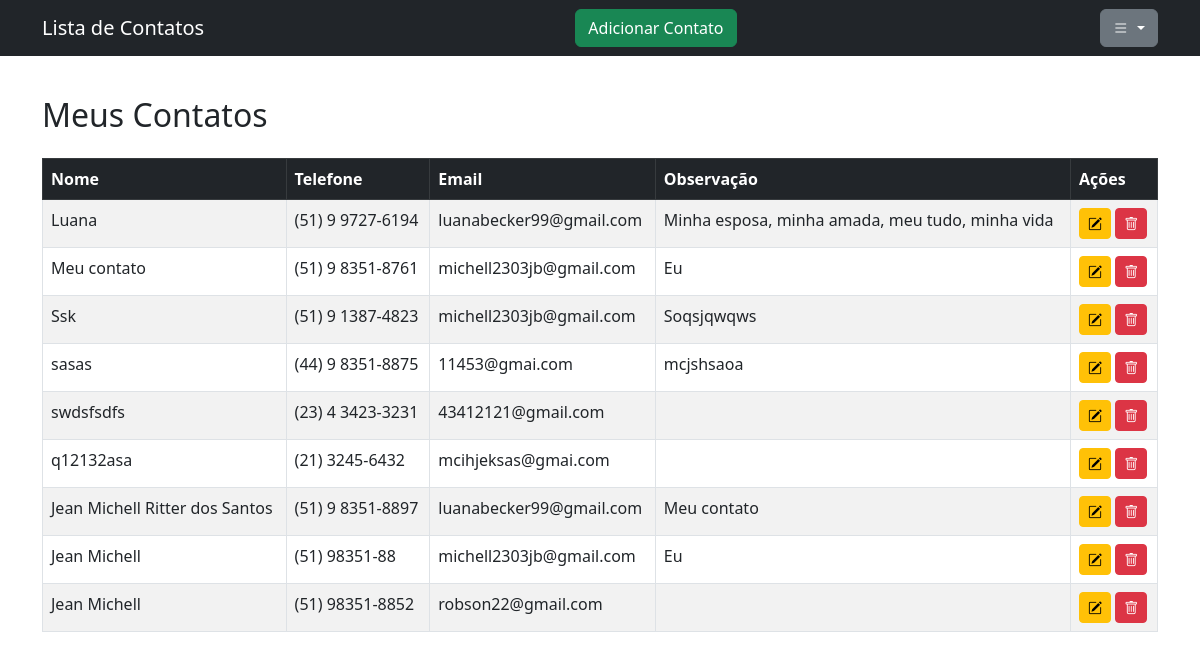
/contatos (signed in), run on an earlier commit of the app's database.
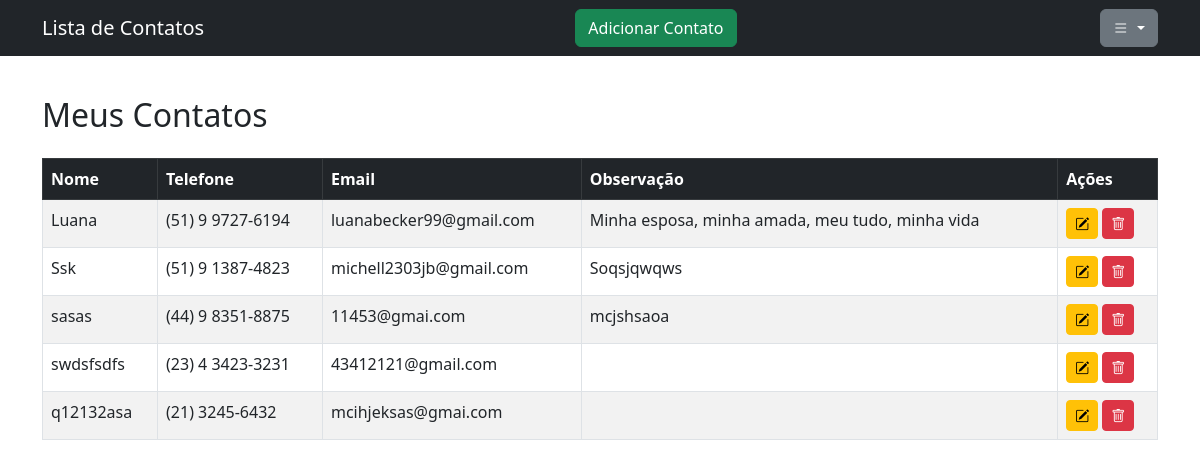
And on a later commit of the database.
### tables this page shows
CREATE TABLE Contato (
    id_contato INTEGER PRIMARY KEY AUTOINCREMENT,
    nome TEXT NOT NULL,
    telefone TEXT,
    email TEXT,
    observacao TEXT,
    id_usuario INTEGER, foto TEXT,
    FOREIGN KEY (id_usuario) REFERENCES Usuario(id_usuario)
);

### app.py (the view)
@app.route('/contatos')
def contatos():
    if 'user_id' not in session:
        return redirect(url_for('login'))
    user_id = session['user_id']
    conn = sqlite3.connect('database.db')
    cursor = conn.cursor()
    cursor.execute("SELECT * FROM Contato WHERE id_usuario = ?", (user_id,))
    contatos = cursor.fetchall()
    conn.close()
    contatos_formatados = []
    for c in contatos:
        c = list(c)
        c[2] = formatar_telefone(c[2])
        contatos_formatados.append(c)
    return render_template('contatos.html', contatos=contatos_formatados)

### app.py (called while the page is built)
def formatar_telefone(numero):
    numero = str(numero)
    if len(numero) == 11:
        return f"({numero[:2]}) {numero[2]} {numero[3:7]}-{numero[7:]}"
    elif len(numero) == 10:
        return f"({numero[:2]}) {numero[2:6]}-{numero[6:]}"
    else:
        return numero

### templates/contatos.html (shortened to what this page needs)
<!DOCTYPE html>
<html lang="pt-br">
<head>
    <link href="https://cdn.jsdelivr.net/npm/bootstrap@5.3.0/dist/css/bootstrap.min.css" rel="stylesheet">
    <link href="https://cdn.jsdelivr.net/npm/bootstrap-icons@1.10.5/font/bootstrap-icons.css" rel="stylesheet">
    <link rel="stylesheet" href="{{ url_for('static', filename='css/style.css') }}">
    <link rel="stylesheet" href="https://cdn.datatables.net/1.13.5/css/dataTables.bootstrap5.min.css">
</head>
<body>
<nav class="navbar navbar-expand-lg navbar-dark bg-dark fixed-top">
  <div class="container">
    <a class="navbar-brand" href="/contatos">Lista de Contatos</a>
    <button class="btn btn-success me-2" data-bs-toggle="modal" data-bs-target="#modalAdicionar">Adicionar Contato</button>
    <div class="dropdown d-inline">
      <button class="btn btn-secondary dropdown-toggle" type="button" data-bs-toggle="dropdown">
        <i class="bi bi-list hamburger-icon"></i>
      </button>
    </div>
  </div>
</nav>
<div class="container mt-5 pt-5">
    <h2 class="mb-4">Meus Contatos</h2>
    <div class="table-responsive">
        <table class="table table-striped table-bordered" id="tabela-contatos">
            <thead class="table-dark">
                <tr>
                    <th>Nome</th>
                    <th>Telefone</th>
                    <th>Email</th>
                    <th>Observação</th>
                    <th>Ações</th>
                </tr>
            </thead>
            <tbody>
                {% for contato in contatos %}
                <tr>
                    <td>{{ contato[1] }}</td>
                    <td>{{ contato[2] }}</td>
                    <td>{{ contato[3] }}</td>
                    <td>{{ contato[4] }}</td>
                    <td>
                      <a href="{{ url_for('editar_contato', id=contato[0]) }}"
                        class="btn btn-warning btn-sm" data-bs-toggle="tooltip" title="Editar contato">
                          <i class="bi bi-pencil-square"></i>
                      </a>
                      <a href="{{ url_for('excluir_contato', id=contato[0]) }}"
                        class="btn btn-danger btn-sm" onclick="return confirmarExclusao()" data-bs-toggle="tooltip" title="Excluir contato">
                          <i class="bi bi-trash"></i>
                      </a>
                    </td>
                </tr>
                {% endfor %}
            </tbody>
        </table>
    </div>
</div>
</body>
</html>

What changed in the data, as far as the page shows it:
removed Contato: nome "Meu contato", contato "(51) 9 8351-8761", email "michell2303jb@gmail.com", observacao "Eu"
removed Contato: nome "Jean Michell Ritter dos Santos", contato "(51) 9 8351-8897", email "luanabecker99@gmail.com", observacao "Meu contato"
removed Contato: nome "Jean Michell", telefone "(51) 98351-88", email "michell2303jb@gmail.com", observacao "Eu"
removed Contato: nome "Jean Michell", telefone "(51) 98351-8852", email "robson22@gmail.com"
